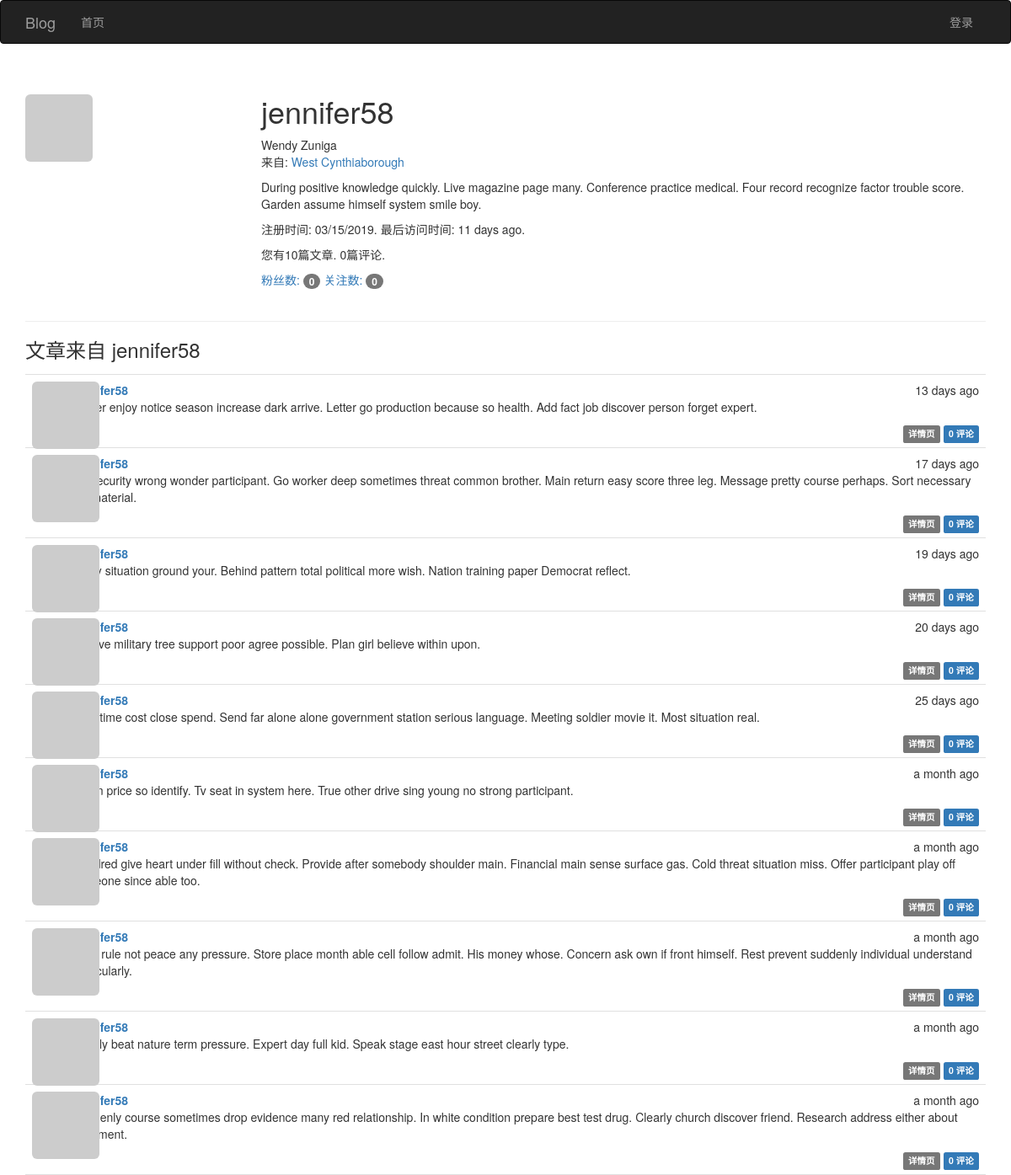
Screenshot of /user/jennifer58 with the database file from the repository.
### app/models.py (models this page shows, shortened)
class User(UserMixin, db.Model):
    __tablename__ = 'users'
    id = db.Column(db.Integer, primary_key=True)
    email = db.Column(db.String(64), unique=True)
    username = db.Column(db.String(64), unique=True, index=True)
    password_hash = db.Column(db.String(128))
    role_id = db.Column(db.Integer, db.ForeignKey('roles.id'))
    confirmed = db.Column(db.Boolean, default=False)
    name = db.Column(db.String(64))
    location = db.Column(db.String(64))
    about_me = db.Column(db.Text())
    member_since = db.Column(db.DateTime(), default=datetime.utcnow)
    last_seen = db.Column(db.DateTime(), default=datetime.utcnow)
    avatar_hash = db.Column(db.String(32))
    articles = db.relationship('Article', backref='author', lazy='dynamic')
    followed = db.relationship('Follow',
                               foreign_keys=[Follow.follower_id],
                               backref=db.backref('follower', lazy='joined'),
                               lazy='dynamic',
                               cascade='all, delete-orphan')
    followers = db.relationship('Follow',
                                foreign_keys=[Follow.followed_id],
                                backref=db.backref('followed', lazy='joined'),
                                lazy='dynamic',
                                cascade='all, delete-orphan')
    comments = db.relationship('Comment', backref='author', lazy='dynamic')
    @property
    def password(self):
        """密码生成哈希值就无法还原"""
        raise AttributeError('密码没有可读的属性')
    def gravatar(self, size=100, default='identicon', rating='g'):
        url = 'https://www.gravatar.com/avatar'
        hash = self.avatar_hash or self.gravatar_hash()
        u = '{url}/{hash}?s={size}&d={default}&r={rating}'.format(
            url=url, hash=hash, size=size, default=default, rating=rating)
        return u

class Article(db.Model):
    __tablename__ = 'articles'
    id = db.Column(db.Integer, primary_key=True)
    body = db.Column(db.Text)
    body_html = db.Column(db.Text)
    timestamp = db.Column(db.DateTime, index=True, default=datetime.utcnow)
    author_id = db.Column(db.Integer, db.ForeignKey('users.id'))
    comments = db.relationship('Comment', backref='article', lazy='dynamic')

### app/main/views.py (the view)
class Users(MethodView):
    def get(self, username):
        user = User.query.filter_by(username=username).first_or_404()
        articles = user.articles.order_by(Article.timestamp.desc()).all()
        return render_template('user.html', user=user, articles=articles)

### app/auth/views.py (called while the page is built)
@auth.before_app_request
def before_request():
    if current_user.is_authenticated:
        current_user.ping()
        if not current_user.confirmed \
                and request.blueprint != 'auth' \
                and request.endpoint != 'static':
            return redirect(url_for('auth.unconfirmed'))

### app/main/__init__.py (called while the page is built)
@main.app_context_processor
def inject_permissions():
    return dict(Permission=Permission)

### app/main/views.py (called while the page is built)
@main.after_app_request
def after_request(response):
    for query in get_debug_queries():
        if query.duration >= current_app.config['FLASK_SLOW_DB_QUERY_TIME']:
            current_app.logger.warning(
                'SQL语句查询慢: %s\n参数: %s\n时长: %fs\n上下文: %s\n'
                % (query.statement, query.parameters, query.duration,
                   query.context))
    return response

### app/models.py (called while the page is built)
    def can(self, permissions):
        return False

    def is_administrator(self):
        return False

### app/templates/user.html (shortened to what this page needs)
{% extends "base.html" %}
{% block page_content %}
<div class="page-header">
    <img class="img-rounded profile-thumbnail" src="{{ user.gravatar(size=256) }}">
    <div class="profile-header">
        <h1>{{ user.username }}</h1>
        {% if user.name or user.location %}
        <p>
            {% if user.name %}{{ user.name }}<br>{% endif %}
            {% if user.location %}
                来自: <a href="http://maps.google.com/?q={{ user.location }}">{{ user.location }}</a><br>
            {% endif %}
        </p>
        {% endif %}
        {% if user.about_me %}<p>{{ user.about_me }}</p>{% endif %}
        <p>注册时间: {{ moment(user.member_since).format('L') }}. 最后访问时间: {{ moment(user.last_seen).fromNow() }}.</p>
        <p>您有{{ user.articles.count() }}篇文章. {{ user.comments.count() }}篇评论.</p>
        <p>
            <a href="{{ url_for('.followers', username=user.username) }}">粉丝数: <span class="badge">{{ user.followers.count() - 1}}</span></a>
            <a href="{{ url_for('.followed_by', username=user.username) }}">关注数: <span class="badge">{{ user.followed.count() - 1}}</span></a>
        </p>
    </div>
</div>
<h3>文章来自 {{ user.username }}</h3>
{% include '_articles.html' %}
{% endblock %}

### app/templates/_articles.html (shortened to what this page needs)
<ul class="articles">
    {% for article in articles %}
    <li class="article">
        <div class="article-thumbnail">
            <a href="{{ url_for('main.user', username=article.author.username) }}">
                <img class="img-rounded profile-thumbnail" src="{{ article.author.gravatar(size=40) }}">
            </a>
        </div>
        <div class="article-content">
            <div class="article-date">{{ moment(article.timestamp).fromNow() }}</div>
            <div class="article-author"><a href="{{ url_for('main.user', username=article.author.username) }}">{{ article.author.username }}</a></div>
             <div class="article-body">
                {% if article.body_html %}
                    {{ article.body_html | safe }}
                {% else %}
                    {{ article.body }}
                {% endif %}
            </div>
        <div class="article-footer">
            <a href="{{ url_for('main.article', id=article.id) }}">
                <span class="label label-default">详情页</span>
            </a>
            <a href="{{ url_for('.article', id=article.id) }}#comments">
                <span class="label label-primary">{{ article.comments.count() }} 评论</span>
            </a>
        </div>
        </div>
    </li>
    {% endfor %}
</ul>

### app/static/css/styles.css (style rules this page uses)
.profile-thumbnail { position: absolute; }
.profile-header { min-height: 260px; margin-left: 280px; }
ul.articles { list-style-type: none; padding: 0px; margin: 16px 0px 0px 0px; border-top: 1px solid #e0e0e0; }
ul.articles li.article { padding: 8px; border-bottom: 1px solid #e0e0e0; }
div.article-date { float: right; }
div.article-author { font-weight: bold; }
div.article-thumbnail { position: absolute; }
div.article-content { margin-left: 48px; min-height: 48px; }
div.article-footer { text-align: right; }

### rows the page displays
User: username "jennifer58", name "Wendy Zuniga", location "West Cynthiaborough", about_me "During positive knowledge quickly. Live magazine page many. Conference practice medical. Four record recognize factor trouble score. Garden assume himself system smile boy.", member_since "03/15/2019", last_seen "11 days ago"
Article: timestamp "13 days ago", author.username "jennifer58", body_html "Father enjoy notice season increase dark arrive. Letter go production because so health. Add fact job discover person forget expert.", comments.count "0"
Article: timestamp "17 days ago", author.username "jennifer58", body_html "Ok security wrong wonder participant. Go worker deep sometimes threat common brother. Main return easy score three leg. Message pretty course perhaps. Sort necessary cut material.", comments.count "0"
Article: timestamp "19 days ago", author.username "jennifer58", body_html "Enjoy situation ground your. Behind pattern total political more wish. Nation training paper Democrat reflect.", comments.count "0"
Article: timestamp "20 days ago", author.username "jennifer58", body_html "Believe military tree support poor agree possible. Plan girl believe within upon.", comments.count "0"
Article: timestamp "25 days ago", author.username "jennifer58", body_html "Very time cost close spend. Send far alone alone government station serious language. Meeting soldier movie it. Most situation real.", comments.count "0"
Article: timestamp "a month ago", author.username "jennifer58", body_html "Seem price so identify. Tv seat in system here. True other drive sing young no strong participant.", comments.count "0"
Article: timestamp "a month ago", author.username "jennifer58", body_html "Hundred give heart under fill without check. Provide after somebody shoulder main. Financial main sense surface gas. Cold threat situation miss. Offer participant play off someone since able too.", comments.count "0"
Article: timestamp "a month ago", author.username "jennifer58", body_html "Mind rule not peace any pressure. Store place month able cell follow admit. His money whose. Concern ask own if front himself. Rest prevent suddenly individual understand particularly.", comments.count "0"
Article: timestamp "a month ago", author.username "jennifer58", body_html "Simply beat nature term pressure. Expert day full kid. Speak stage east hour street clearly type.", comments.count "0"
Article: timestamp "a month ago", author.username "jennifer58", body_html "Suddenly course sometimes drop evidence many red relationship. In white condition prepare best test drug. Clearly church discover friend. Research address either about statement.", comments.count "0"

### other values shown
{{ user.articles.count() }} "10"
{{ user.comments.count() }} "0"
{{ user.followers.count() - 1 }} "0"
{{ user.followed.count() - 1 }} "0"
